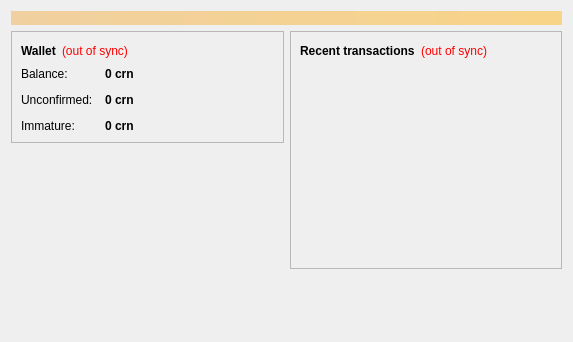
<?xml version="1.0" encoding="UTF-8"?>
<ui version="4.0">
 <class>OverviewPage</class>
 <widget class="QWidget" name="OverviewPage">
  <property name="geometry">
   <rect>
    <x>0</x>
    <y>0</y>
    <width>573</width>
    <height>342</height>
   </rect>
  </property>
  <property name="windowTitle">
   <string>Form</string>
  </property>
  <layout class="QVBoxLayout" name="topLayout">
   <item>
    <widget class="QLabel" name="labelAlerts">
     <property name="visible">
      <bool>false</bool>
     </property>
     <property name="styleSheet">
      <string notr="true">background-color: qlineargradient(x1: 0, y1: 0, x2: 1, y2: 0, stop:0 #F0D0A0, stop:1 #F8D488); color:#000000;</string>
     </property>
     <property name="wordWrap">
      <bool>true</bool>
     </property>
     <property name="margin">
      <number>3</number>
     </property>
    </widget>
   </item>
   <item>
    <layout class="QHBoxLayout" name="horizontalLayout" stretch="1,1">
     <item>
      <layout class="QVBoxLayout" name="verticalLayout_2">
       <item>
        <widget class="QFrame" name="frame">
         <property name="frameShape">
          <enum>QFrame::StyledPanel</enum>
         </property>
         <property name="frameShadow">
          <enum>QFrame::Raised</enum>
         </property>
         <layout class="QVBoxLayout" name="verticalLayout_4">
          <item>
           <layout class="QHBoxLayout" name="horizontalLayout_4">
            <item>
             <widget class="QLabel" name="label_5">
              <property name="font">
               <font>
                <weight>75</weight>
                <bold>true</bold>
               </font>
              </property>
              <property name="text">
               <string>Wallet</string>
              </property>
             </widget>
            </item>
            <item>
             <widget class="QLabel" name="labelWalletStatus">
              <property name="toolTip">
               <string>The displayed information may be out of date. Your wallet automatically synchronizes with the Corncoin network after a connection is established, but this process has not completed yet.</string>
              </property>
              <property name="styleSheet">
               <string notr="true">QLabel { color: red; }</string>
              </property>
              <property name="text">
               <string notr="true">(out of sync)</string>
              </property>
              <property name="alignment">
               <set>Qt::AlignLeading|Qt::AlignLeft|Qt::AlignVCenter</set>
              </property>
             </widget>
            </item>
            <item>
             <spacer name="horizontalSpacer_2">
              <property name="orientation">
               <enum>Qt::Horizontal</enum>
              </property>
              <property name="sizeHint" stdset="0">
               <size>
                <width>40</width>
                <height>20</height>
               </size>
              </property>
             </spacer>
            </item>
           </layout>
          </item>
          <item>
           <layout class="QFormLayout" name="formLayout_2">
            <property name="fieldGrowthPolicy">
             <enum>QFormLayout::AllNonFixedFieldsGrow</enum>
            </property>
            <property name="horizontalSpacing">
             <number>12</number>
            </property>
            <property name="verticalSpacing">
             <number>12</number>
            </property>
            <item row="0" column="0">
             <widget class="QLabel" name="label">
              <property name="text">
               <string>Balance:</string>
              </property>
             </widget>
            </item>
            <item row="0" column="1">
             <widget class="QLabel" name="labelBalance">
              <property name="font">
               <font>
                <weight>75</weight>
                <bold>true</bold>
               </font>
              </property>
              <property name="cursor">
               <cursorShape>IBeamCursor</cursorShape>
              </property>
              <property name="toolTip">
               <string>Your current balance</string>
              </property>
              <property name="text">
               <string notr="true">0 crn</string>
              </property>
              <property name="textInteractionFlags">
               <set>Qt::LinksAccessibleByMouse|Qt::TextSelectableByKeyboard|Qt::TextSelectableByMouse</set>
              </property>
             </widget>
            </item>
            <item row="1" column="0">
             <widget class="QLabel" name="label_3">
              <property name="text">
               <string>Unconfirmed:</string>
              </property>
             </widget>
            </item>
            <item row="1" column="1">
             <widget class="QLabel" name="labelUnconfirmed">
              <property name="font">
               <font>
                <weight>75</weight>
                <bold>true</bold>
               </font>
              </property>
              <property name="cursor">
               <cursorShape>IBeamCursor</cursorShape>
              </property>
              <property name="toolTip">
               <string>Total of transactions that have yet to be confirmed, and do not yet count toward the current balance</string>
              </property>
              <property name="text">
               <string notr="true">0 crn</string>
              </property>
              <property name="textInteractionFlags">
               <set>Qt::LinksAccessibleByMouse|Qt::TextSelectableByKeyboard|Qt::TextSelectableByMouse</set>
              </property>
             </widget>
            </item>
            <item row="2" column="0">
             <widget class="QLabel" name="labelImmatureText">
              <property name="text">
               <string>Immature:</string>
              </property>
             </widget>
            </item>
            <item row="2" column="1">
             <widget class="QLabel" name="labelImmature">
              <property name="font">
               <font>
                <weight>75</weight>
                <bold>true</bold>
               </font>
              </property>
              <property name="toolTip">
               <string>Mined balance that has not yet matured</string>
              </property>
              <property name="text">
               <string notr="true">0 crn</string>
              </property>
              <property name="textInteractionFlags">
               <set>Qt::LinksAccessibleByMouse|Qt::TextSelectableByKeyboard|Qt::TextSelectableByMouse</set>
              </property>
             </widget>
            </item>
           </layout>
          </item>
         </layout>
        </widget>
       </item>
       <item>
        <spacer name="verticalSpacer">
         <property name="orientation">
          <enum>Qt::Vertical</enum>
         </property>
         <property name="sizeHint" stdset="0">
          <size>
           <width>20</width>
           <height>40</height>
          </size>
         </property>
        </spacer>
       </item>
      </layout>
     </item>
     <item>
      <layout class="QVBoxLayout" name="verticalLayout_3">
       <item>
        <widget class="QFrame" name="frame_2">
         <property name="frameShape">
          <enum>QFrame::StyledPanel</enum>
         </property>
         <property name="frameShadow">
          <enum>QFrame::Raised</enum>
         </property>
         <layout class="QVBoxLayout" name="verticalLayout">
          <item>
           <layout class="QHBoxLayout" name="horizontalLayout_2">
            <item>
             <widget class="QLabel" name="label_4">
              <property name="text">
               <string>&lt;b&gt;Recent transactions&lt;/b&gt;</string>
              </property>
             </widget>
            </item>
            <item>
             <widget class="QLabel" name="labelTransactionsStatus">
              <property name="toolTip">
               <string>The displayed information may be out of date. Your wallet automatically synchronizes with the Corncoin network after a connection is established, but this process has not completed yet.</string>
              </property>
              <property name="styleSheet">
               <string notr="true">QLabel { color: red; }</string>
              </property>
              <property name="text">
               <string notr="true">(out of sync)</string>
              </property>
              <property name="alignment">
               <set>Qt::AlignRight|Qt::AlignTrailing|Qt::AlignVCenter</set>
              </property>
             </widget>
            </item>
            <item>
             <spacer name="horizontalSpacer">
              <property name="orientation">
               <enum>Qt::Horizontal</enum>
              </property>
              <property name="sizeHint" stdset="0">
               <size>
                <width>40</width>
                <height>20</height>
               </size>
              </property>
             </spacer>
            </item>
           </layout>
          </item>
          <item>
           <widget class="QListView" name="listTransactions">
            <property name="styleSheet">
             <string notr="true">QListView { background: transparent; }</string>
            </property>
            <property name="frameShape">
             <enum>QFrame::NoFrame</enum>
            </property>
            <property name="verticalScrollBarPolicy">
             <enum>Qt::ScrollBarAlwaysOff</enum>
            </property>
            <property name="horizontalScrollBarPolicy">
             <enum>Qt::ScrollBarAlwaysOff</enum>
            </property>
            <property name="selectionMode">
             <enum>QAbstractItemView::NoSelection</enum>
            </property>
           </widget>
          </item>
         </layout>
        </widget>
       </item>
       <item>
        <spacer name="verticalSpacer_2">
         <property name="orientation">
          <enum>Qt::Vertical</enum>
         </property>
         <property name="sizeHint" stdset="0">
          <size>
           <width>20</width>
           <height>40</height>
          </size>
         </property>
        </spacer>
       </item>
      </layout>
     </item>
    </layout>
   </item>
  </layout>
 </widget>
 <resources/>
 <connections/>
</ui>
